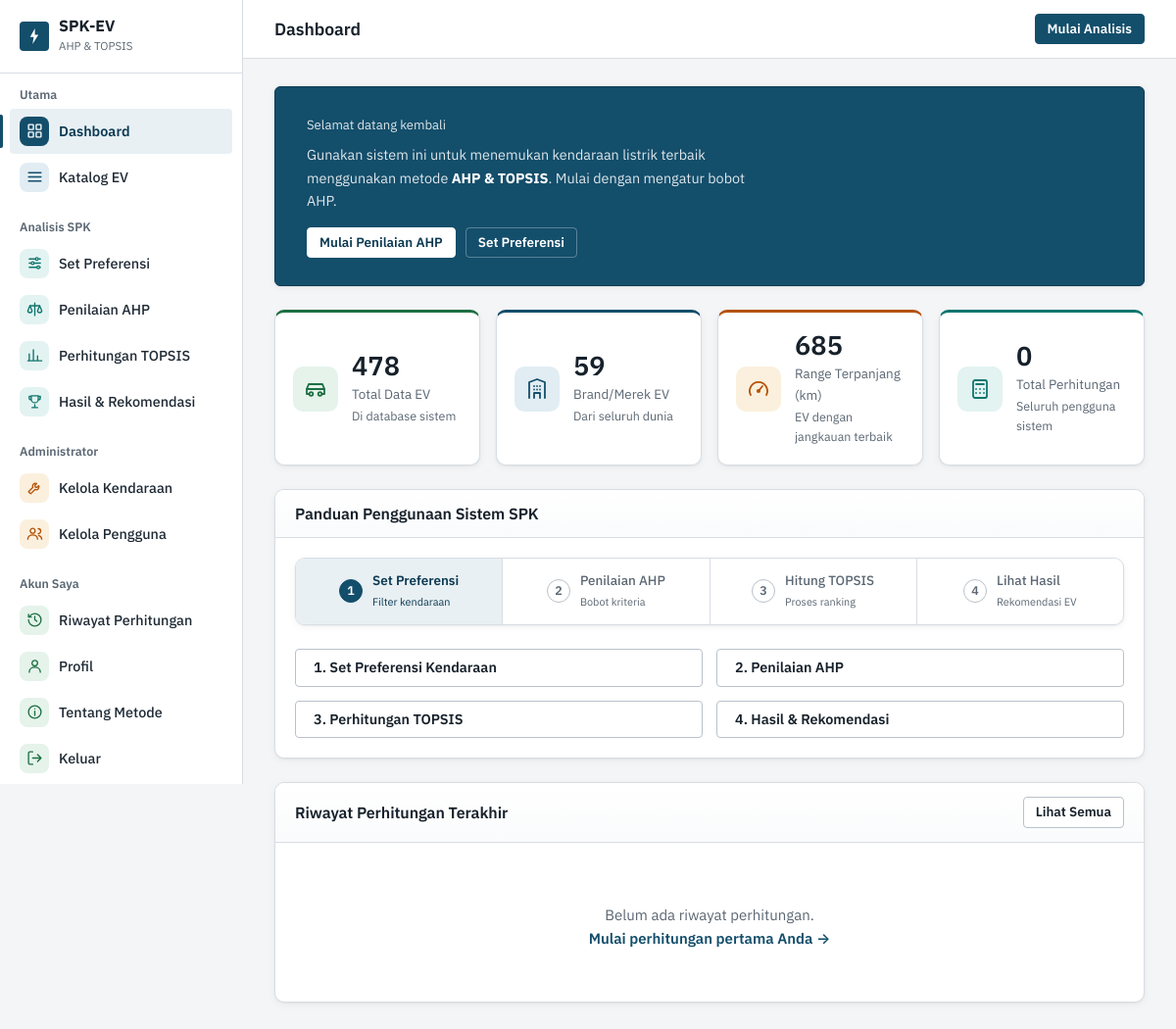
/pages/dashboard.php (signed in), run on an earlier commit of the app's database.
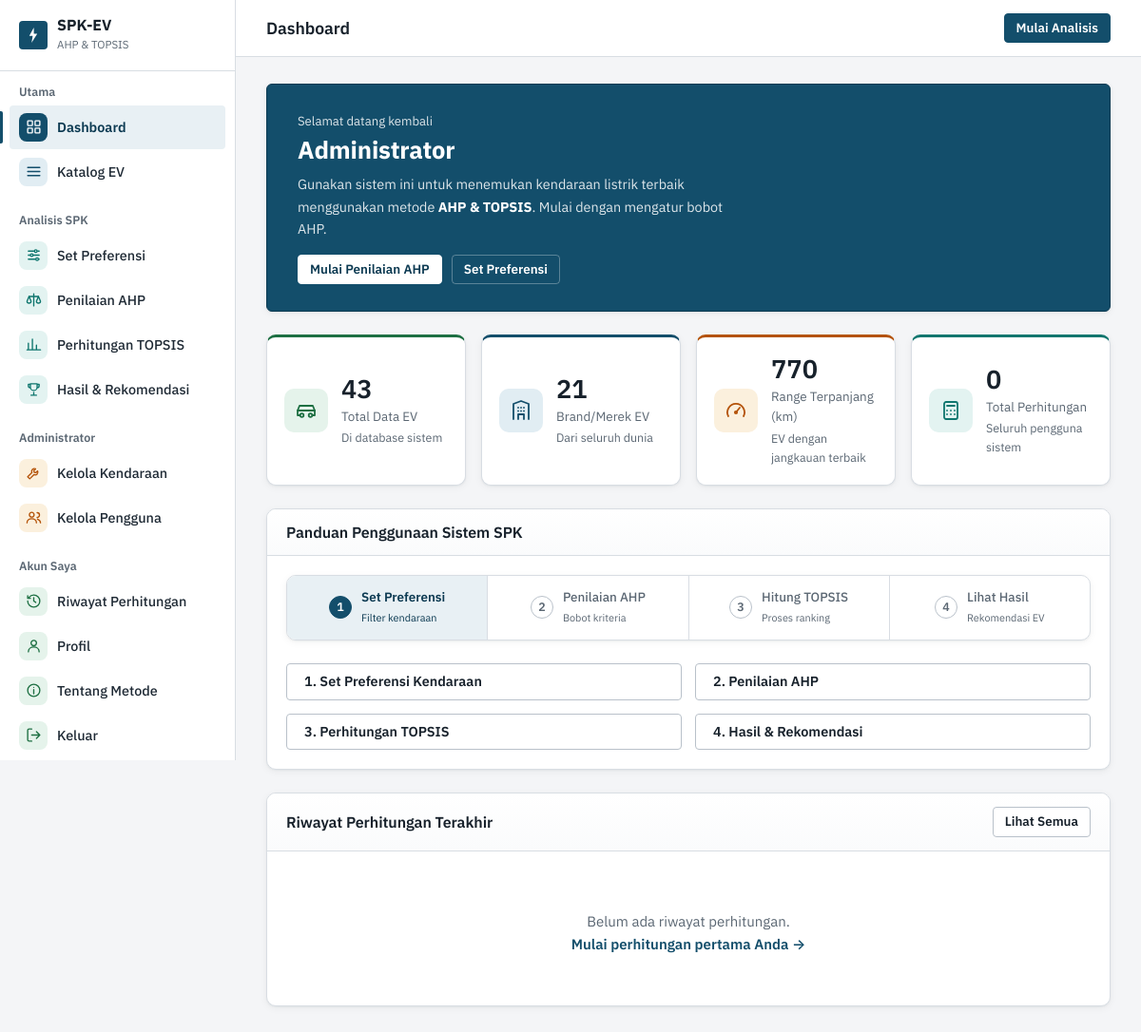
And on a later commit of the database.
### tables this page shows
CREATE TABLE IF NOT EXISTS users (
    id          INT AUTO_INCREMENT PRIMARY KEY,
    nama        VARCHAR(100) NOT NULL,
    email       VARCHAR(150) UNIQUE NOT NULL,
    password    VARCHAR(255) NOT NULL,
    role        ENUM('user','admin') DEFAULT 'user',
    created_at  TIMESTAMP DEFAULT CURRENT_TIMESTAMP
);

### includes/functions.php (called while the page is built, shortened)
<?php
require_once __DIR__ . '/icons.php';
function isLoggedIn() {
    return isset($_SESSION['user_id']);
}
function currentUser() {
    return fetchOne("SELECT * FROM users WHERE id = ?", [(int)$_SESSION['user_id']], 'i');
}
function isAdmin() {
    return isLoggedIn() && ($_SESSION['user_role'] ?? '') === 'admin';
}
function clean($val) {
    return htmlspecialchars(trim((string)$val), ENT_QUOTES, 'UTF-8');
}
function fetchAll($sql, $params = [], $types = '') {
    $conn = db();
    if (empty($params)) {
        $res = $conn->query($sql);
        return $res ? $res->fetch_all(MYSQLI_ASSOC) : [];
    }
    $stmt = $conn->prepare($sql);
    $stmt->bind_param($types, ...$params);
    $stmt->execute();
    return $stmt->get_result()->fetch_all(MYSQLI_ASSOC);
}
function fetchOne($sql, $params = [], $types = '') {
    $rows = fetchAll($sql, $params, $types);
    return $rows[0] ?? null;
}
function getBobotAHP($userId) {
    return fetchAll(
        "SELECT ba.*, k.kode, k.nama, k.tipe, k.satuan
         FROM bobot_ahp ba
         JOIN kriteria k ON k.id = ba.kriteria_id
         WHERE ba.user_id = ?
         ORDER BY k.kode",
        [$userId], 'i'
    );
}
function getPreferensiUser($userId) {
    return fetchOne(
        "SELECT * FROM preferensi_user WHERE user_id = ?",
        [$userId], 'i'
    );
}
function getStatistikDB() {
    return [
        'total_ev'      => fetchOne("SELECT COUNT(*) c FROM kendaraan_ev WHERE status='aktif'")['c'] ?? 0,
        'total_brand'   => fetchOne("SELECT COUNT(DISTINCT brand) c FROM kendaraan_ev WHERE status='aktif'")['c'] ?? 0,
        'total_user'    => fetchOne("SELECT COUNT(*) c FROM users WHERE role='user'")['c'] ?? 0,
        'total_history' => fetchOne("SELECT COUNT(*) c FROM history_perhitungan")['c'] ?? 0,
        'max_range'     => fetchOne("SELECT MAX(range_km) c FROM kendaraan_ev WHERE status='aktif'")['c'] ?? 0,
        'avg_range'     => fetchOne("SELECT ROUND(AVG(range_km)) c FROM kendaraan_ev WHERE status='aktif'")['c'] ?? 0,
        'total_pribadi' => fetchOne("SELECT COUNT(*) c FROM kendaraan_ev WHERE status='aktif' AND tipe_penggunaan='pribadi'")['c'] ?? 0,
        'total_kantor'  => fetchOne("SELECT COUNT(*) c FROM kendaraan_ev WHERE status='aktif' AND tipe_penggunaan='kantor'")['c'] ?? 0,
    ];
}
?>

### pages/dashboard.php (the view, shortened to what this page needs)
<?php
require_once __DIR__ . '/../includes/functions.php';
$pageTitle = 'Dashboard';
$stats     = getStatistikDB();
$history = getHistoryUser($_SESSION['user_id'], 3);
$bobotAda = !empty(getBobotAHP($_SESSION['user_id']));
$pref = getPreferensiUser($_SESSION['user_id']);
include __DIR__ . '/../includes/header.php';
include __DIR__ . '/../includes/navbar.php';
?>
<div class="card hero-card mb-4" style="background:var(--primary);border-radius:var(--radius);padding:28px 32px;display:flex;align-items:center;justify-content:space-between;gap:20px">
  <div>
    <div style="font-size:0.82rem;color:rgba(255,255,255,0.86);margin-bottom:4px">
      Selamat datang kembali
    </div>
    <h2 style="font-size:1.6rem;font-weight:700;color:#fff;margin-bottom:8px">
      <?= clean($user['nama']) ?>
    </h2>
    <p style="color:rgba(255,255,255,0.86);font-size:0.9rem;max-width:480px">
      Gunakan sistem ini untuk menemukan kendaraan listrik terbaik menggunakan
      metode <strong style="color:#fff">AHP &amp; TOPSIS</strong>.
      <?= $bobotAda ? 'Bobot AHP Anda sudah tersimpan.' : 'Mulai dengan mengatur bobot AHP.' ?>
    </p>
    <div style="margin-top:16px;display:flex;gap:10px;flex-wrap:wrap">
      <?php if (!$bobotAda): ?>
        <a href="<?= APP_URL ?>/pages/ahp.php" class="btn btn-primary btn-sm">Mulai Penilaian AHP</a>
        <a href="<?= APP_URL ?>/pages/preferensi.php" class="btn btn-outline btn-sm" style="border-color:rgba(255,255,255,0.3);color:#fff">Set Preferensi</a>
      <?php else: ?>
        <a href="<?= APP_URL ?>/pages/topsis.php" class="btn btn-primary btn-sm">Hitung TOPSIS</a>
        <a href="<?= APP_URL ?>/pages/hasil.php" class="btn btn-outline btn-sm" style="border-color:rgba(255,255,255,0.3);color:#fff">Lihat Hasil</a>
      <?php endif; ?>
    </div>
  </div>
</div>
<div class="stats-grid fade-up fade-up-d1">
  <div class="stat-card green">
    <div class="stat-icon green"><?= icon('car') ?></div>
    <div class="stat-info">
      <div class="value"><?= number_format($stats['total_ev']) ?></div>
      <div class="label">Total Data EV</div>
      <div class="sub">Di database sistem</div>
    </div>
  </div>
  <div class="stat-card blue">
    <div class="stat-icon blue"><?= icon('building') ?></div>
    <div class="stat-info">
      <div class="value"><?= $stats['total_brand'] ?></div>
      <div class="label">Brand/Merek EV</div>
      <div class="sub">Dari seluruh dunia</div>
    </div>
  </div>
  <div class="stat-card orange">
    <div class="stat-icon orange"><?= icon('gauge') ?></div>
    <div class="stat-info">
      <div class="value"><?= number_format($stats['max_range']) ?></div>
      <div class="label">Range Terpanjang (km)</div>
      <div class="sub">EV dengan jangkauan terbaik</div>
    </div>
  </div>
  <div class="stat-card teal">
    <div class="stat-icon teal"><?= icon('calc') ?></div>
    <div class="stat-info">
      <div class="value"><?= $stats['total_history'] ?></div>
      <div class="label">Total Perhitungan</div>
      <div class="sub">Seluruh pengguna sistem</div>
    </div>
  </div>
</div>
<div class="card fade-up fade-up-d2 mb-4">
  <div class="card-header">
    <h3>Panduan Penggunaan Sistem SPK</h3>
  </div>
  <div class="card-body">
    <div class="step-nav">
      <div class="step-item <?= empty($pref) ? 'active' : 'done' ?>">
        <div class="step-num"><?= empty($pref) ? '1' : icon('check') ?></div>
        <div class="step-label">Set Preferensi<br><span style="font-size:0.68rem;font-weight:400">Filter kendaraan</span></div>
      </div>
      <div class="step-item <?= !$bobotAda ? ($pref ? 'active' : '') : 'done' ?>">
        <div class="step-num"><?= $bobotAda ? icon('check') : '2' ?></div>
        <div class="step-label">Penilaian AHP<br><span style="font-size:0.68rem;font-weight:400">Bobot kriteria</span></div>
      </div>
      <div class="step-item <?= $bobotAda ? 'active' : '' ?>">
        <div class="step-num">3</div>
        <div class="step-label">Hitung TOPSIS<br><span style="font-size:0.68rem;font-weight:400">Proses ranking</span></div>
      </div>
      <div class="step-item">
        <div class="step-num">4</div>
        <div class="step-label">Lihat Hasil<br><span style="font-size:0.68rem;font-weight:400">Rekomendasi EV</span></div>
      </div>
    </div>
    <div class="grid-2" style="gap:14px">
      <a href="<?= APP_URL ?>/pages/preferensi.php"
         class="btn btn-outline" style="justify-content:flex-start">
        <span>1. Set Preferensi Kendaraan</span>
      </a>
      <a href="<?= APP_URL ?>/pages/ahp.php"
         class="btn btn-outline" style="justify-content:flex-start">
        <span>2. Penilaian AHP</span>
      </a>
      <a href="<?= APP_URL ?>/pages/topsis.php"
         class="btn <?= $bobotAda ? 'btn-primary' : 'btn-outline' ?>"
         style="justify-content:flex-start">
        <span>3. Perhitungan TOPSIS</span>
      </a>
      <a href="<?= APP_URL ?>/pages/hasil.php"
         class="btn btn-outline" style="justify-content:flex-start">
        <span>4. Hasil &amp; Rekomendasi</span>
      </a>
    </div>
  </div>
</div>
<div class="card fade-up fade-up-d3">
  <div class="card-header">
    <h3>Riwayat Perhitungan Terakhir</h3>
    <a href="<?= APP_URL ?>/pages/history.php" class="btn btn-outline btn-sm">Lihat Semua</a>
  </div>
  <div class="card-body">
    <?php if (empty($history)): ?>
      <div style="text-align:center;padding:32px;color:var(--text-muted)">
        <p>Belum ada riwayat perhitungan.<br>
        <a href="<?= APP_URL ?>/pages/ahp.php" style="color:var(--primary);font-weight:600">Mulai perhitungan pertama Anda →</a></p>
      </div>
    <?php endif; ?>
  </div>
</div>
<?php include __DIR__ . '/../includes/footer.php'; ?>

### includes/header.php (shortened to what this page needs)
<!DOCTYPE html>
<html lang="id">
<head>
<link rel="stylesheet" href="<?= APP_URL ?>/assets/css/style.css?v=<?= filemtime(__DIR__ . '/../assets/css/style.css') ?>">
</head>
<body>

### includes/navbar.php (shortened to what this page needs)
<?php
$currentPath = $_SERVER['PHP_SELF'];
function isActive($path) {
    global $currentPath;
    return strpos($currentPath, $path) !== false ? 'active' : '';
}
$user = currentUser();
?>
<div class="layout">
<aside class="sidebar" id="sidebar">
  <div class="sidebar-header">
    <div class="sidebar-logo">
      <div class="logo-icon"></div>
      <div>
        <div class="logo-text">SPK-EV</div>
        <div class="logo-sub">AHP &amp; TOPSIS</div>
      </div>
    </div>
  </div>
  <nav class="sidebar-menu">
    <div class="menu-section">
      <div class="menu-section-title">Utama</div>
      <a href="<?= APP_URL ?>/pages/dashboard.php"
         class="menu-item <?= isActive('dashboard') ?>">
        <span class="icon"><svg viewBox="0 0 24 24" aria-hidden="true"><rect x="3" y="3" width="7" height="7" rx="1"/><rect x="14" y="3" width="7" height="7" rx="1"/><rect x="3" y="14" width="7" height="7" rx="1"/><rect x="14" y="14" width="7" height="7" rx="1"/></svg></span> Dashboard
      </a>
      <a href="<?= APP_URL ?>/pages/katalog.php"
         class="menu-item <?= isActive('katalog') ?>">
        <span class="icon"><svg viewBox="0 0 24 24" aria-hidden="true"><path d="M3 6h18M3 12h18M3 18h18"/></svg></span> Katalog EV
      </a>
    </div>
    <div class="menu-section">
      <div class="menu-section-title">Analisis SPK</div>
      <a href="<?= APP_URL ?>/pages/preferensi.php"
         class="menu-item <?= isActive('preferensi') ?>">
        <span class="icon"><svg viewBox="0 0 24 24" aria-hidden="true"><path d="M4 6h8M18 6h2M4 12h2M12 12h8M4 18h10M20 18h0"/><circle cx="15" cy="6" r="2"/><circle cx="9" cy="12" r="2"/><circle cx="17" cy="18" r="2"/></svg></span> Set Preferensi
      </a>
      <a href="<?= APP_URL ?>/pages/ahp.php"
         class="menu-item <?= isActive('ahp') ?>">
        <span class="icon"><svg viewBox="0 0 24 24" aria-hidden="true"><path d="M12 3v18M5 7h14"/><path d="M5 7l-3 7a3 3 0 006 0zM19 7l-3 7a3 3 0 006 0z"/></svg></span> Penilaian AHP
      </a>
      <a href="<?= APP_URL ?>/pages/topsis.php"
         class="menu-item <?= isActive('topsis') ?>">
        <span class="icon"><svg viewBox="0 0 24 24" aria-hidden="true"><path d="M4 20V10M10 20V4M16 20v-7M22 20H2"/></svg></span> Perhitungan TOPSIS
      </a>
      <a href="<?= APP_URL ?>/pages/hasil.php"
         class="menu-item <?= isActive('hasil') ?>">
        <span class="icon"><svg viewBox="0 0 24 24" aria-hidden="true"><path d="M8 21h8M12 17v4M7 4h10v5a5 5 0 01-10 0zM17 5h3v2a3 3 0 01-3 3M7 5H4v2a3 3 0 003 3"/></svg></span> Hasil &amp; Rekomendasi
      </a>
    </div>
    <?php if (isAdmin()): ?>
    <div class="menu-section">
      <div class="menu-section-title">Administrator</div>
      <a href="<?= APP_URL ?>/pages/admin_kendaraan.php"
         class="menu-item <?= isActive('admin_kendaraan') ?>">
        <span class="icon"><svg viewBox="0 0 24 24" aria-hidden="true"><path d="M14.7 6.3a4 4 0 00-5.4 5.4L3 18l3 3 6.3-6.3a4 4 0 005.4-5.4l-2.6 2.6-2.4-.6-.6-2.4z"/></svg></span> Kelola Kendaraan
      </a>
      <a href="<?= APP_URL ?>/pages/admin_user.php"
         class="menu-item <?= isActive('admin_user') ?>">
        <span class="icon"><svg viewBox="0 0 24 24" aria-hidden="true"><circle cx="9" cy="8" r="3.5"/><path d="M2 20c0-3.5 3-6 7-6s7 2.5 7 6M17 5a3.5 3.5 0 010 7M22 20c0-2.6-1.7-4.6-4.5-5.5"/></svg></span> Kelola Pengguna
      </a>
    </div>
    <?php endif; ?>
    <div class="menu-section">
      <div class="menu-section-title">Akun Saya</div>
      <a href="<?= APP_URL ?>/pages/history.php"
         class="menu-item <?= isActive('history') ?>">
        <span class="icon"><svg viewBox="0 0 24 24" aria-hidden="true"><path d="M3 12a9 9 0 109-9 9 9 0 00-7 3.5M3 4v4h4M12 7v5l3 2"/></svg></span> Riwayat Perhitungan
      </a>
      <a href="<?= APP_URL ?>/pages/profil.php"
         class="menu-item <?= isActive('profil') ?>">
        <span class="icon"><svg viewBox="0 0 24 24" aria-hidden="true"><circle cx="12" cy="8" r="4"/><path d="M4 21c0-4.4 3.6-7 8-7s8 2.6 8 7"/></svg></span> Profil
      </a>
      <a href="<?= APP_URL ?>/pages/tentang.php"
         class="menu-item <?= isActive('tentang') ?>">
        <span class="icon"><svg viewBox="0 0 24 24" aria-hidden="true"><circle cx="12" cy="12" r="9"/><path d="M12 11v6M12 7.5h0"/></svg></span> Tentang Metode
      </a>
      <a href="<?= APP_URL ?>/auth/logout.php"
         class="menu-item"
         onclick="return confirm('Yakin ingin keluar?')">
        <span class="icon"><svg viewBox="0 0 24 24" aria-hidden="true"><path d="M9 21H5a2 2 0 01-2-2V5a2 2 0 012-2h4M16 17l5-5-5-5M21 12H9"/></svg></span> Keluar
      </a>
    </div>
  </nav>
</aside>
<div class="main-content">
  <header class="topbar">
    <div style="display:flex;align-items:center;gap:12px">
      <h1 class="topbar-title"><?= isset($pageTitle) ? clean($pageTitle) : 'Dashboard' ?></h1>
    </div>
    <div class="topbar-actions">
      <a href="<?= APP_URL ?>/pages/ahp.php" class="btn btn-primary btn-sm">
        Mulai Analisis
      </a>
    </div>
  </header>
  <div class="page-content">

### includes/icons.php (shortened to what this page needs)
<?php
function icon(string $name, string $class = ''): string
{
    $d   = $paths[$name] ?? $paths['bolt'];
    $cls = trim('svg-icon ' . $class);
    return '<svg class="' . htmlspecialchars($cls, ENT_QUOTES) . '" viewBox="0 0 24 24" fill="none" stroke="currentColor" stroke-width="1.8" stroke-linecap="round" stroke-linejoin="round" aria-hidden="true">' . $d . '</svg>';
}

### includes/footer.php (shortened to what this page needs)
  </div>
</div>
</div>
</body>
</html>

What changed in the data, as far as the page shows it:
now on this page (row edited): users: nama "Administrator"
Also different on the page:
$stats['total_ev']: "478" → "43"
$stats['total_brand']: "59" → "21"
$stats['max_range']: "685" → "770"
